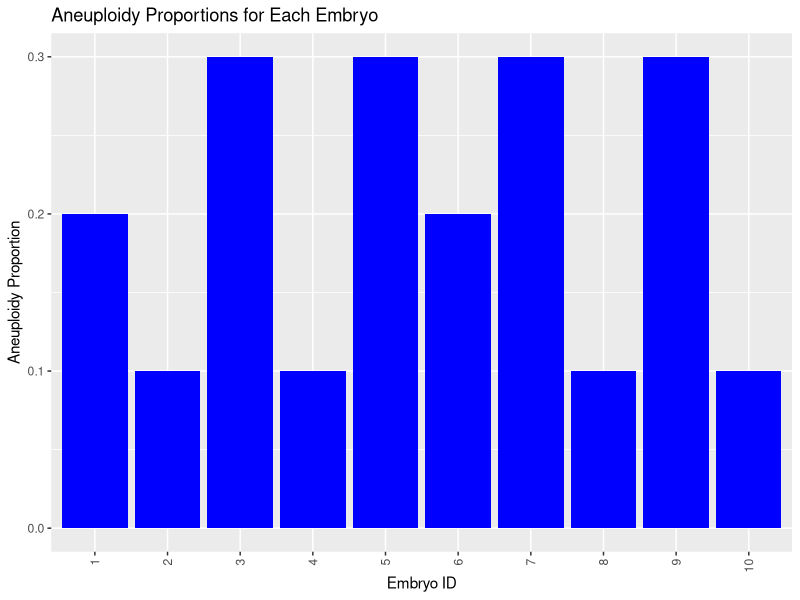
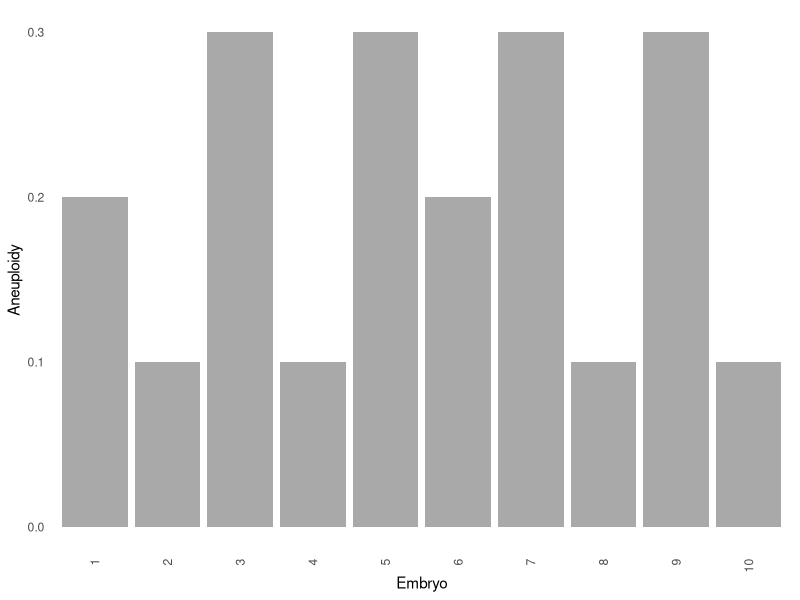
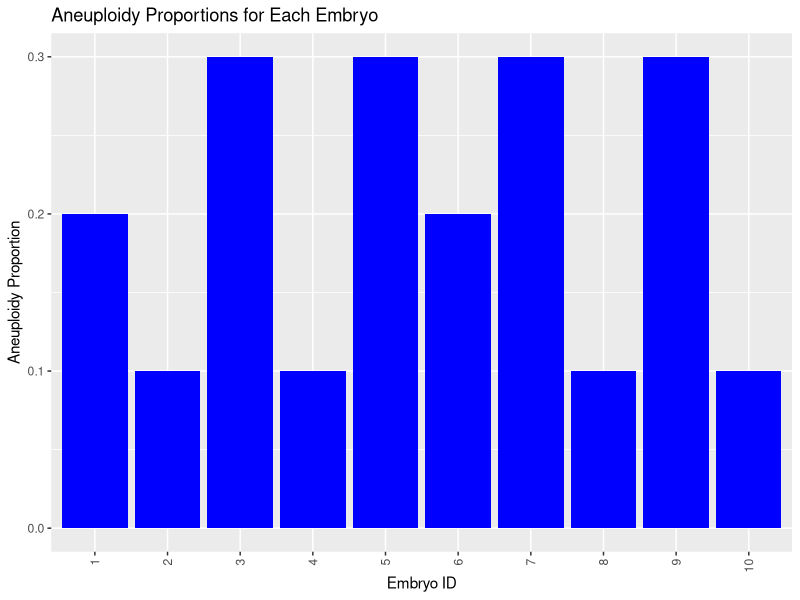
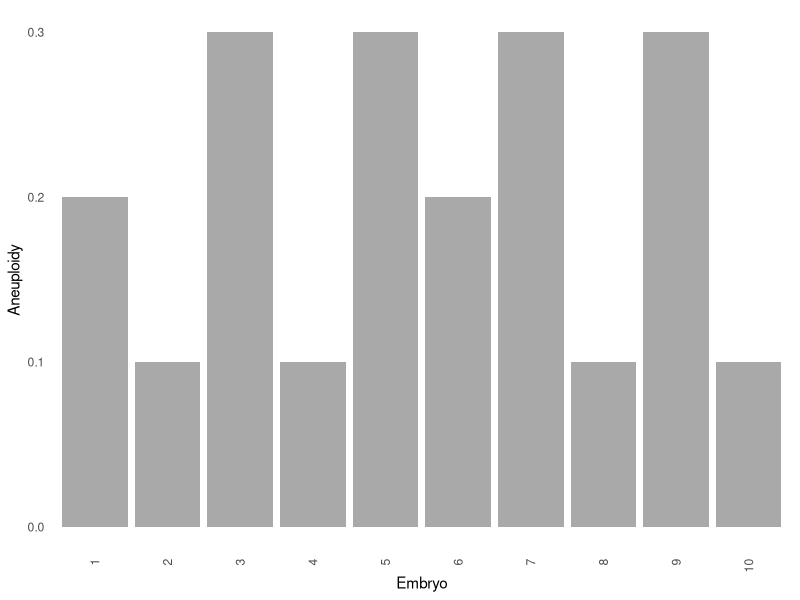

Source code (R) for these figures, in order:
# Load necessary libraries
library(tibble)
library(ggplot2)

# Define the Embryo class (assuming you have a defined Embryo class with appropriate slots)
setClass("Embryo", representation(n.cells = "numeric", n.chrs = "numeric", prop.aneuploid = "numeric", dispersal = "numeric", aneu = "numeric"))

# Define a function to create an Embryo object
create_embryo <- function(n.cells, n.chrs, prop.aneuploid, dispersal, rng_seed = NULL) {
  if (!is.null(rng_seed)) {
    set.seed(rng_seed)
  } else {
    set.seed(sample.int(.Machine$integer.max, size = 1))
  }
  
  # Simulate the 'aneu' slot value based on some logic (replace this with actual logic if different)
  aneu <- prop.aneuploid
  
  # Create the embryo with the specified parameters
  e <- new("Embryo", n.cells = n.cells, n.chrs = n.chrs, prop.aneuploid = prop.aneuploid, dispersal = dispersal, aneu = aneu)
  
  return(e)
}

# Function to create a population of embryos with user-defined parameters
create_embryo_population <- function(num_embryos, n_cells_range, n_chrs_range, prop_aneuploid_range, dispersal_range) {
  embryo_population <- list()
  
  for (i in 1:num_embryos) {
    n_cells <- sample(n_cells_range, size = 1)
    n_chrs <- sample(n_chrs_range, size = 1)
    prop_aneuploid <- sample(prop_aneuploid_range, size = 1)
    dispersal <- sample(dispersal_range, size = 1)
    
    embryo <- create_embryo(
      n.cells = n_cells, 
      n.chrs = n_chrs, 
      prop.aneuploid = prop_aneuploid, 
      dispersal = dispersal
    )
    
    embryo_population[[i]] <- embryo
  }
  
  return(embryo_population)
}

# Function to extract aneuploidy proportions for each embryo
get_aneuploidy_proportions <- function(embryo_population) {
  sapply(embryo_population, function(e) slot(e, "aneu"))
}

# Set ranges for the parameters of the embryo population
n_cells_range <- c(150, 200, 250)          # Range of number of cells per embryo
n_chrs_range <- c(1, 2)                    # Range of number of chromosomes
prop_aneuploid_range <- c(0.1, 0.2, 0.3)   # Range of proportion of aneuploid cells
dispersal_range <- c(0.8, 0.9, 1.0)        # Range of dispersal rates
num_embryos <- 10                          # Number of embryos in the population

# Create a population of embryos with varying parameters
embryo_population <- create_embryo_population(
  num_embryos, 
  n_cells_range, 
  n_chrs_range, 
  prop_aneuploid_range, 
  dispersal_range
)

# Check the length of the embryo population
print(length(embryo_population))  # Should print 10

# Extract the aneuploidy proportions
aneuploidy_proportions <- get_aneuploidy_proportions(embryo_population)

# Ensure aneuploidy_proportions is a numeric vector
aneuploidy_proportions <- as.numeric(aneuploidy_proportions)

# Create a dataframe with embryo IDs and aneuploidy proportions
aneuploidy_df <- tibble(
  embryo_id = seq_along(aneuploidy_proportions),
  aneuploidy = aneuploidy_proportions
)

# Display the dataframe
print(aneuploidy_df)

# Create the histogram
hist_plot <- ggplot(aneuploidy_df, aes(x = factor(embryo_id), y = aneuploidy)) +
  geom_bar(stat = "identity", fill = "blue") +
  ggtitle("Aneuploidy Proportions for Each Embryo") +
  xlab("Embryo ID") +
  ylab("Aneuploidy Proportion") +
  theme(axis.text.x = element_text(angle = 90, vjust = 0.5, hjust=1))

# Display the histogram
print(hist_plot)

# Save the histogram to a file
ggsave("aneuploidy_histogram1.png", plot = hist_plot)

# Create the customized histogram
hist_plot_improved <- ggplot(aneuploidy_df, aes(x = factor(embryo_id), y = aneuploidy)) +
  geom_bar(stat = "identity", fill = "darkgrey") +       # Change bar color to pale blue
  xlab("Embryo") +                                        # Set x-axis label
  ylab("Aneuploidy") +                                    # Set y-axis label
  theme_minimal() +                                       # Use a minimal theme
  theme(
    panel.grid = element_blank(),                         # Remove grid lines
    axis.text.x = element_text(angle = 90, vjust = 0.5, hjust = 1),  # Rotate x-axis labels
    plot.title = element_blank()                          # Remove plot title
  )

# Display the customized histogram
print(hist_plot_improved)

# Save the customized histogram to a file
ggsave("aneuploidy_histogram1_improved.png", plot = hist_plot_improved)

